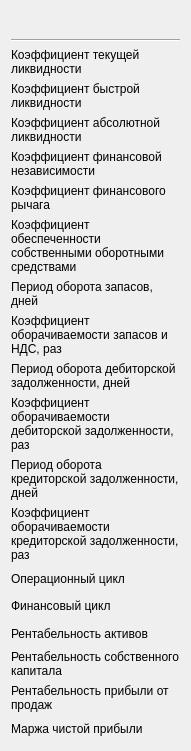
     <widget class="QWidget" name="verticalLayoutWidget">
      <property name="geometry">
       <rect>
        <x>20</x>
        <y>20</y>
        <width>191</width>
        <height>751</height>
       </rect>
      </property>
      <layout class="QVBoxLayout" name="verticalLayout">
       <item>
        <widget class="QLabel" name="label_37">
         <property name="text">
          <string/>
         </property>
        </widget>
       </item>
       <item>
        <widget class="Line" name="line_6">
         <property name="styleSheet">
          <string notr="true">color: rgb(240, 240, 240);
background-color: rgb(240, 240, 240);</string>
         </property>
         <property name="orientation">
          <enum>Qt::Horizontal</enum>
         </property>
        </widget>
       </item>
       <item>
        <widget class="QLabel" name="label_5">
         <property name="text">
          <string>Коэффициент текущей ликвидности</string>
         </property>
         <property name="scaledContents">
          <bool>false</bool>
         </property>
         <property name="wordWrap">
          <bool>true</bool>
         </property>
        </widget>
       </item>
       <item>
        <widget class="QLabel" name="label_6">
         <property name="text">
          <string>Коэффициент быстрой ликвидности</string>
         </property>
         <property name="wordWrap">
          <bool>true</bool>
         </property>
        </widget>
       </item>
       <item>
        <widget class="QLabel" name="label_28">
         <property name="text">
          <string>Коэффициент абсолютной ликвидности</string>
         </property>
         <property name="wordWrap">
          <bool>true</bool>
         </property>
        </widget>
       </item>
       <item>
        <widget class="QLabel" name="label_30">
         <property name="text">
          <string>Коэффициент финансовой независимости</string>
         </property>
         <property name="wordWrap">
          <bool>true</bool>
         </property>
        </widget>
       </item>
       <item>
        <widget class="QLabel" name="label_31">
         <property name="text">
          <string>Коэффициент финансового рычага</string>
         </property>
         <property name="wordWrap">
          <bool>true</bool>
         </property>
        </widget>
       </item>
       <item>
        <widget class="QLabel" name="label_32">
         <property name="text">
          <string>Коэффициент обеспеченности собственными оборотными средствами</string>
         </property>
         <property name="wordWrap">
          <bool>true</bool>
         </property>
        </widget>
       </item>
       <item>
        <widget class="QLabel" name="label_52">
         <property name="text">
          <string>Период оборота запасов, дней</string>
         </property>
         <property name="wordWrap">
          <bool>true</bool>
         </property>
        </widget>
       </item>
       <item>
        <widget class="QLabel" name="label_53">
         <property name="text">
          <string>Коэффициент оборачиваемости запасов и НДС, раз</string>
         </property>
         <property name="wordWrap">
          <bool>true</bool>
         </property>
        </widget>
       </item>
       <item>
        <widget class="QLabel" name="label_54">
         <property name="text">
          <string>Период оборота дебиторской задолженности, дней</string>
         </property>
         <property name="wordWrap">
          <bool>true</bool>
         </property>
        </widget>
       </item>
       <item>
        <widget class="QLabel" name="label">
         <property name="text">
          <string>Коэффициент оборачиваемости дебиторской задолженности, раз</string>
         </property>
         <property name="wordWrap">
          <bool>true</bool>
         </property>
        </widget>
       </item>
       <item>
        <widget class="QLabel" name="label_3">
         <property name="text">
          <string>Период оборота кредиторской задолженности, дней</string>
         </property>
         <property name="wordWrap">
          <bool>true</bool>
         </property>
        </widget>
       </item>
       <item>
        <widget class="QLabel" name="label_7">
         <property name="text">
          <string>Коэффициент оборачиваемости кредиторской задолженности, раз</string>
         </property>
         <property name="wordWrap">
          <bool>true</bool>
         </property>
        </widget>
       </item>
       <item>
        <widget class="QLabel" name="label_8">
         <property name="text">
          <string>Операционный цикл </string>
         </property>
         <property name="wordWrap">
          <bool>true</bool>
         </property>
        </widget>
       </item>
       <item>
        <widget class="QLabel" name="label_9">
         <property name="text">
          <string>Финансовый цикл</string>
         </property>
         <property name="wordWrap">
          <bool>true</bool>
         </property>
        </widget>
       </item>
       <item>
        <widget class="QLabel" name="label_10">
         <property name="text">
          <string>Рентабельность активов</string>
         </property>
         <property name="wordWrap">
          <bool>true</bool>
         </property>
        </widget>
       </item>
       <item>
        <widget class="QLabel" name="label_11">
         <property name="text">
          <string>Рентабельность собственного капитала</string>
         </property>
         <property name="wordWrap">
          <bool>true</bool>
         </property>
        </widget>
       </item>
       <item>
        <widget class="QLabel" name="label_12">
         <property name="text">
          <string>Рентабельность прибыли от продаж</string>
         </property>
         <property name="wordWrap">
          <bool>true</bool>
         </property>
        </widget>
       </item>
       <item>
        <widget class="QLabel" name="label_13">
         <property name="text">
          <string>Маржа чистой прибыли</string>
         </property>
         <property name="wordWrap">
          <bool>true</bool>
         </property>
        </widget>
       </item>
      </layout>
     </widget>
